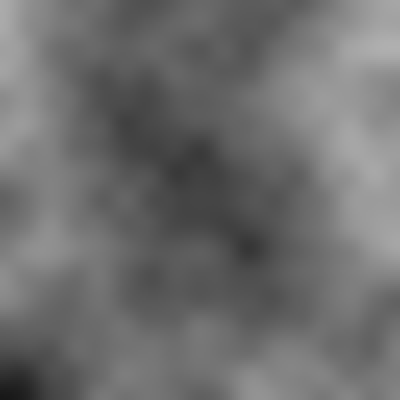
Frame 1 (no input)
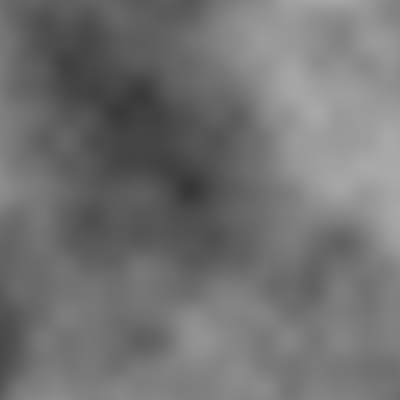
Frame 60 (no input)
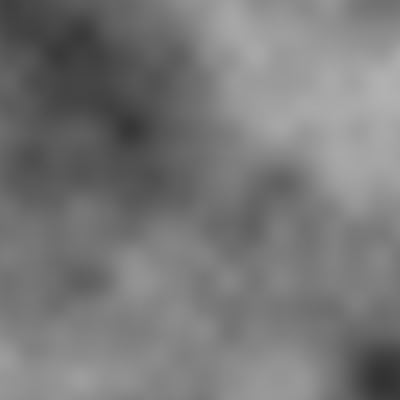
Frame 120 (the mouse pressed at the canvas centre since frame 60)

The p5.js sketch that drew these frames (run headless with seeded random() and noise() and a simulated clock; from frame 60 on, the mouse is pressed at the canvas centre):

// p5.js sketch
// ── sketch.js
function setup() {
  createCanvas(400, 400);
}

function draw() {
  background(220);
  for(let i=0; i<width; i+=2) {
    for(let j =0;j<height; j+=2) {
      // let c = 255*noise(0.005*i, 0.005*j); //static
      let c = 255*noise(0.005*(i+frameCount), 0.005*(j+frameCount)); //animation
      fill(c);
      noStroke();
      rect(i,j,2,2);
    }
  }
}
